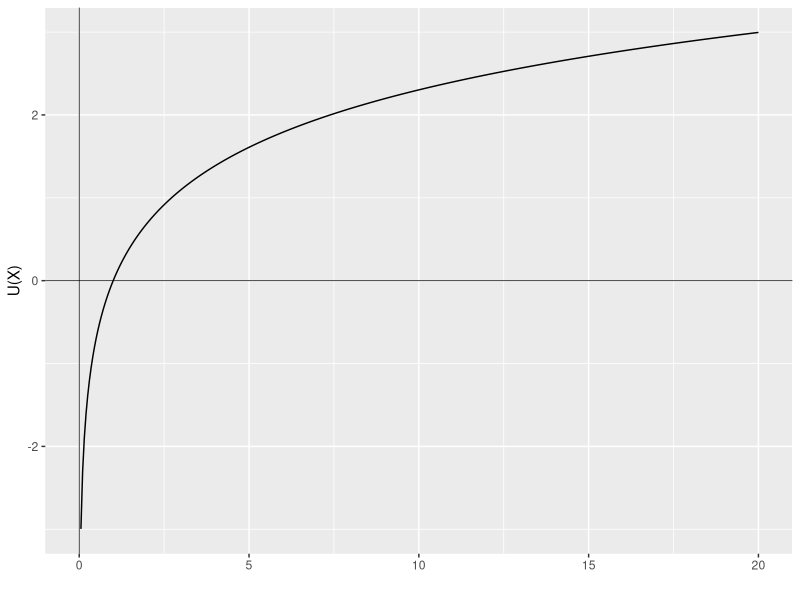
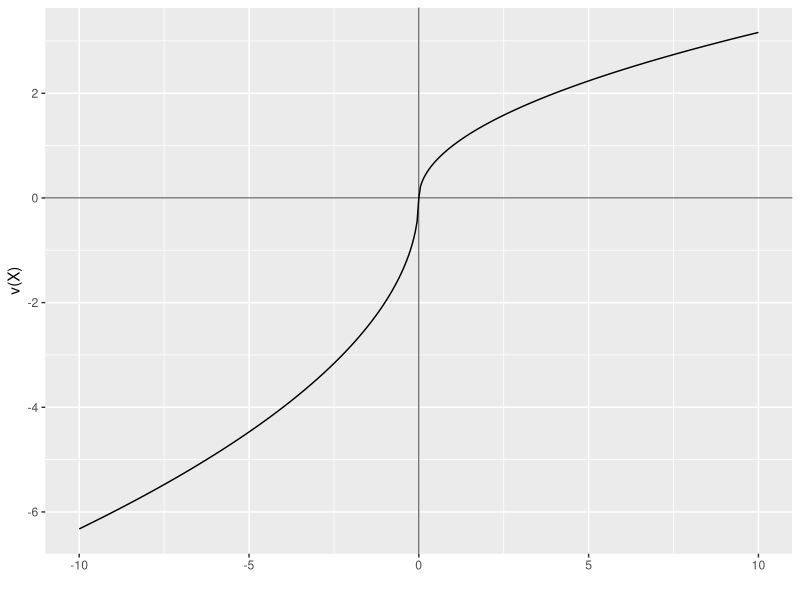

Recreate these plots in R, in order.
## ---- chunk 1
library(ggplot2)
df <- data.frame(
  x = seq(0.05,20,0.05),
  y=NA
)
df$y <- log(df$x)

ggplot(mapping = aes(x, y))+
  geom_line(data = df)+ 
  geom_vline(xintercept = 0, linewidth=0.25)+ 
  geom_hline(yintercept = 0, linewidth=0.25)+
  labs(x = "", y = "U(X)")
## ---- chunk 2
loss_fun <- function(x){
  -2*(-x)^0.5
}
gain_fun <- function(x){
  x^0.5
}

loss <- data.frame(
  x=seq(-10,0,0.05),
  y=NA
  )
loss$y <- loss_fun(loss$x)

gain <- data.frame(
  x=seq(0,10,0.05),
  y=NA
  )
gain$y <- gain_fun(gain$x)

ggplot(mapping = aes(x, y)) +
  geom_line(data = loss) +
  geom_line(data = gain) + 
  geom_vline(xintercept = 0, size=0.25)+ 
  geom_hline(yintercept = 0, size=0.25)+
  labs(x = "", y = "v(X)")
